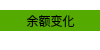
<?xml version="1.0" encoding="UTF-8"?>
<ui version="4.0">
 <class>Dialog</class>
 <widget class="QDialog" name="Dialog">
  <property name="geometry">
   <rect>
    <x>0</x>
    <y>0</y>
    <width>100</width>
    <height>50</height>
   </rect>
  </property>
  <property name="minimumSize">
   <size>
    <width>100</width>
    <height>50</height>
   </size>
  </property>
  <property name="maximumSize">
   <size>
    <width>100</width>
    <height>100</height>
   </size>
  </property>
  <property name="windowTitle">
   <string>Dialog</string>
  </property>
  <property name="styleSheet">
   <string notr="true">background-color: rgb(255, 255, 255);</string>
  </property>
  <widget class="QLabel" name="label">
   <property name="geometry">
    <rect>
     <x>0</x>
     <y>10</y>
     <width>101</width>
     <height>21</height>
    </rect>
   </property>
   <property name="styleSheet">
    <string notr="true">background-color: rgb(85, 170, 0);</string>
   </property>
   <property name="text">
    <string>余额变化</string>
   </property>
   <property name="alignment">
    <set>Qt::AlignCenter</set>
   </property>
  </widget>
 </widget>
 <resources/>
 <connections/>
</ui>
